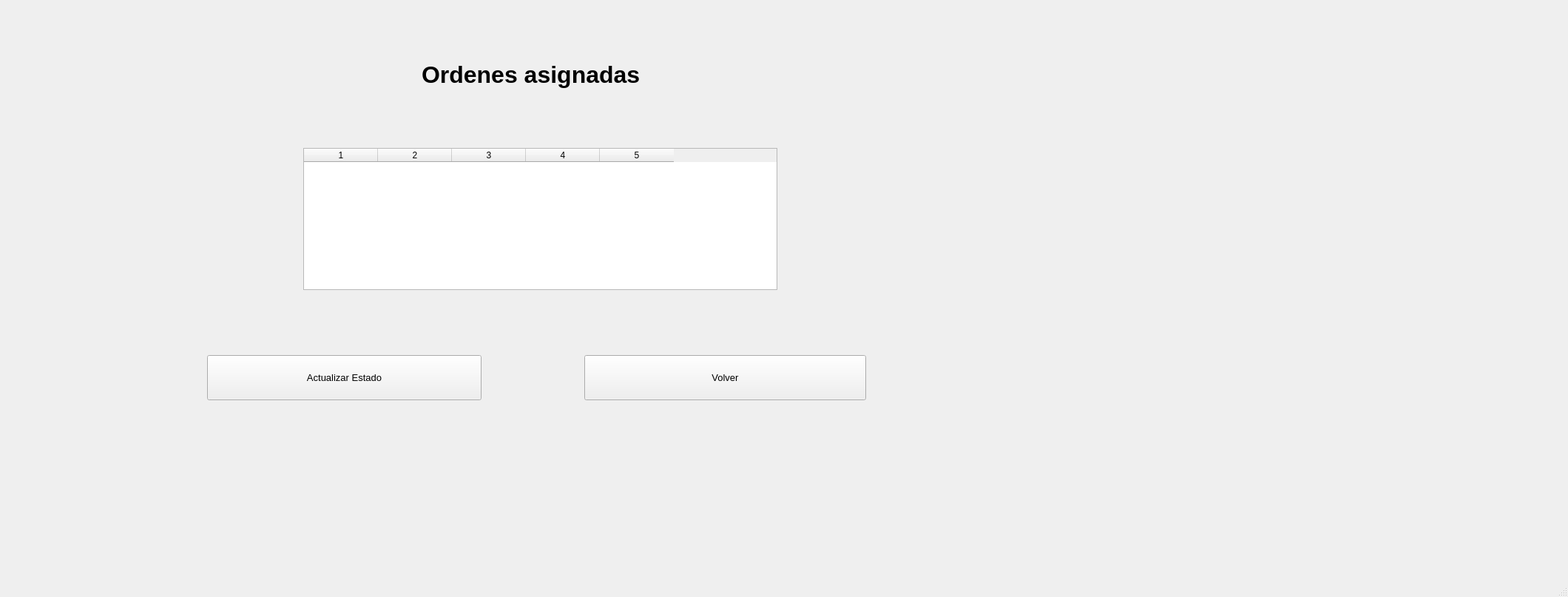
<?xml version="1.0" encoding="UTF-8"?>
<ui version="4.0">
 <class>OrdenesAsignadas</class>
 <widget class="QMainWindow" name="OrdenesAsignadas">
  <property name="geometry">
   <rect>
    <x>0</x>
    <y>0</y>
    <width>2120</width>
    <height>807</height>
   </rect>
  </property>
  <property name="windowTitle">
   <string>Ordenes Asignadas</string>
  </property>
  <widget class="QWidget" name="centralwidget">
   <widget class="QLabel" name="lblTitulo">
    <property name="geometry">
     <rect>
      <x>570</x>
      <y>20</y>
      <width>481</width>
      <height>161</height>
     </rect>
    </property>
    <property name="font">
     <font>
      <family>Segoe UI</family>
      <pointsize>24</pointsize>
      <weight>75</weight>
      <bold>true</bold>
     </font>
    </property>
    <property name="text">
     <string>Ordenes asignadas</string>
    </property>
   </widget>
   <widget class="QPushButton" name="btnVolver">
    <property name="geometry">
     <rect>
      <x>790</x>
      <y>480</y>
      <width>381</width>
      <height>61</height>
     </rect>
    </property>
    <property name="font">
     <font>
      <family>Segoe UI</family>
      <pointsize>10</pointsize>
     </font>
    </property>
    <property name="text">
     <string>Volver</string>
    </property>
   </widget>
   <widget class="QPushButton" name="btnActualizarEstado">
    <property name="geometry">
     <rect>
      <x>280</x>
      <y>480</y>
      <width>371</width>
      <height>61</height>
     </rect>
    </property>
    <property name="font">
     <font>
      <family>Segoe UI</family>
      <pointsize>10</pointsize>
     </font>
    </property>
    <property name="text">
     <string>Actualizar Estado</string>
    </property>
   </widget>
   <widget class="QTableWidget" name="tableWidget">
    <property name="geometry">
     <rect>
      <x>410</x>
      <y>200</y>
      <width>641</width>
      <height>192</height>
     </rect>
    </property>
    <property name="columnCount">
     <number>5</number>
    </property>
    <column/>
    <column/>
    <column/>
    <column/>
    <column/>
   </widget>
   <widget class="QWidget" name="imagen" native="true">
    <property name="geometry">
     <rect>
      <x>1480</x>
      <y>50</y>
      <width>411</width>
      <height>651</height>
     </rect>
    </property>
   </widget>
  </widget>
  <widget class="QMenuBar" name="menubar">
   <property name="geometry">
    <rect>
     <x>0</x>
     <y>0</y>
     <width>2120</width>
     <height>26</height>
    </rect>
   </property>
  </widget>
  <widget class="QStatusBar" name="statusbar"/>
 </widget>
 <resources/>
 <connections/>
</ui>
